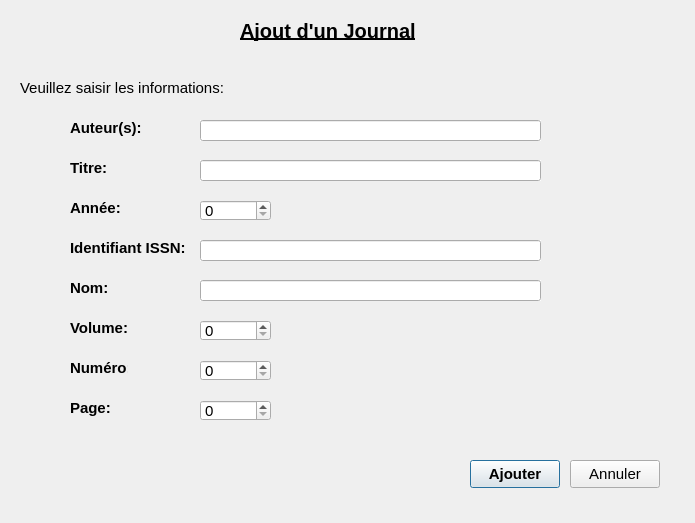
<?xml version="1.0" encoding="UTF-8"?>
<ui version="4.0">
 <class>AjoutJournalInterface</class>
 <widget class="QDialog" name="AjoutJournalInterface">
  <property name="geometry">
   <rect>
    <x>0</x>
    <y>0</y>
    <width>695</width>
    <height>523</height>
   </rect>
  </property>
  <property name="font">
   <font>
    <pointsize>11</pointsize>
   </font>
  </property>
  <property name="windowTitle">
   <string>AjoutJournalInterface</string>
  </property>
  <widget class="QLabel" name="label">
   <property name="geometry">
    <rect>
     <x>240</x>
     <y>20</y>
     <width>181</width>
     <height>21</height>
    </rect>
   </property>
   <property name="font">
    <font>
     <pointsize>15</pointsize>
     <weight>75</weight>
     <bold>true</bold>
     <underline>true</underline>
    </font>
   </property>
   <property name="text">
    <string>Ajout d'un Journal</string>
   </property>
  </widget>
  <widget class="QLabel" name="label_2">
   <property name="geometry">
    <rect>
     <x>20</x>
     <y>80</y>
     <width>211</width>
     <height>16</height>
    </rect>
   </property>
   <property name="font">
    <font>
     <pointsize>11</pointsize>
    </font>
   </property>
   <property name="text">
    <string>Veuillez saisir les informations:</string>
   </property>
  </widget>
  <widget class="QLabel" name="label_3">
   <property name="geometry">
    <rect>
     <x>70</x>
     <y>120</y>
     <width>101</width>
     <height>16</height>
    </rect>
   </property>
   <property name="font">
    <font>
     <pointsize>11</pointsize>
     <weight>75</weight>
     <bold>true</bold>
    </font>
   </property>
   <property name="text">
    <string>Auteur(s):</string>
   </property>
  </widget>
  <widget class="QLabel" name="label_4">
   <property name="geometry">
    <rect>
     <x>70</x>
     <y>160</y>
     <width>58</width>
     <height>16</height>
    </rect>
   </property>
   <property name="font">
    <font>
     <pointsize>11</pointsize>
     <weight>75</weight>
     <bold>true</bold>
    </font>
   </property>
   <property name="text">
    <string>Titre:</string>
   </property>
  </widget>
  <widget class="QLabel" name="label_5">
   <property name="geometry">
    <rect>
     <x>70</x>
     <y>200</y>
     <width>58</width>
     <height>16</height>
    </rect>
   </property>
   <property name="font">
    <font>
     <pointsize>11</pointsize>
     <weight>75</weight>
     <bold>true</bold>
    </font>
   </property>
   <property name="text">
    <string>Année:</string>
   </property>
  </widget>
  <widget class="QLabel" name="label_6">
   <property name="geometry">
    <rect>
     <x>70</x>
     <y>240</y>
     <width>121</width>
     <height>16</height>
    </rect>
   </property>
   <property name="font">
    <font>
     <pointsize>11</pointsize>
     <weight>75</weight>
     <bold>true</bold>
    </font>
   </property>
   <property name="text">
    <string>Identifiant ISSN:</string>
   </property>
  </widget>
  <widget class="QLabel" name="label_7">
   <property name="geometry">
    <rect>
     <x>70</x>
     <y>280</y>
     <width>58</width>
     <height>16</height>
    </rect>
   </property>
   <property name="font">
    <font>
     <pointsize>11</pointsize>
     <weight>75</weight>
     <bold>true</bold>
    </font>
   </property>
   <property name="text">
    <string>Nom:</string>
   </property>
  </widget>
  <widget class="QLabel" name="label_8">
   <property name="geometry">
    <rect>
     <x>70</x>
     <y>320</y>
     <width>58</width>
     <height>16</height>
    </rect>
   </property>
   <property name="font">
    <font>
     <pointsize>11</pointsize>
     <weight>75</weight>
     <bold>true</bold>
    </font>
   </property>
   <property name="text">
    <string>Volume:</string>
   </property>
  </widget>
  <widget class="QLabel" name="label_9">
   <property name="geometry">
    <rect>
     <x>70</x>
     <y>360</y>
     <width>58</width>
     <height>16</height>
    </rect>
   </property>
   <property name="font">
    <font>
     <pointsize>11</pointsize>
     <weight>75</weight>
     <bold>true</bold>
    </font>
   </property>
   <property name="text">
    <string>Numéro:</string>
   </property>
  </widget>
  <widget class="QLabel" name="label_10">
   <property name="geometry">
    <rect>
     <x>70</x>
     <y>400</y>
     <width>58</width>
     <height>16</height>
    </rect>
   </property>
   <property name="font">
    <font>
     <pointsize>11</pointsize>
     <weight>75</weight>
     <bold>true</bold>
    </font>
   </property>
   <property name="text">
    <string>Page:</string>
   </property>
  </widget>
  <widget class="QPushButton" name="ajouterJournal">
   <property name="geometry">
    <rect>
     <x>470</x>
     <y>460</y>
     <width>90</width>
     <height>28</height>
    </rect>
   </property>
   <property name="font">
    <font>
     <pointsize>11</pointsize>
     <weight>75</weight>
     <bold>true</bold>
    </font>
   </property>
   <property name="text">
    <string>Ajouter</string>
   </property>
  </widget>
  <widget class="QPushButton" name="Annuler">
   <property name="geometry">
    <rect>
     <x>570</x>
     <y>460</y>
     <width>90</width>
     <height>28</height>
    </rect>
   </property>
   <property name="text">
    <string>Annuler</string>
   </property>
  </widget>
  <widget class="QLineEdit" name="auteurs">
   <property name="geometry">
    <rect>
     <x>200</x>
     <y>120</y>
     <width>341</width>
     <height>21</height>
    </rect>
   </property>
   <property name="autoFillBackground">
    <bool>true</bool>
   </property>
   <property name="text">
    <string/>
   </property>
  </widget>
  <widget class="QLineEdit" name="titre">
   <property name="geometry">
    <rect>
     <x>200</x>
     <y>160</y>
     <width>341</width>
     <height>21</height>
    </rect>
   </property>
   <property name="autoFillBackground">
    <bool>true</bool>
   </property>
   <property name="text">
    <string/>
   </property>
  </widget>
  <widget class="QLineEdit" name="identifiant">
   <property name="geometry">
    <rect>
     <x>200</x>
     <y>240</y>
     <width>341</width>
     <height>21</height>
    </rect>
   </property>
   <property name="autoFillBackground">
    <bool>true</bool>
   </property>
   <property name="text">
    <string/>
   </property>
  </widget>
  <widget class="QLineEdit" name="nom">
   <property name="geometry">
    <rect>
     <x>200</x>
     <y>280</y>
     <width>341</width>
     <height>21</height>
    </rect>
   </property>
   <property name="autoFillBackground">
    <bool>true</bool>
   </property>
   <property name="text">
    <string/>
   </property>
  </widget>
  <widget class="QSpinBox" name="volume">
   <property name="geometry">
    <rect>
     <x>200</x>
     <y>320</y>
     <width>71</width>
     <height>21</height>
    </rect>
   </property>
   <property name="minimum">
    <number>0</number>
   </property>
   <property name="maximum">
    <number>9999</number>
   </property>
  </widget>
  <widget class="QSpinBox" name="numero">
   <property name="geometry">
    <rect>
     <x>200</x>
     <y>360</y>
     <width>71</width>
     <height>21</height>
    </rect>
   </property>
   <property name="minimum">
    <number>0</number>
   </property>
   <property name="maximum">
    <number>99999</number>
   </property>
  </widget>
  <widget class="QSpinBox" name="page">
   <property name="geometry">
    <rect>
     <x>200</x>
     <y>400</y>
     <width>71</width>
     <height>21</height>
    </rect>
   </property>
   <property name="minimum">
    <number>0</number>
   </property>
   <property name="maximum">
    <number>99999</number>
   </property>
  </widget>
  <widget class="QSpinBox" name="annee">
   <property name="geometry">
    <rect>
     <x>200</x>
     <y>200</y>
     <width>71</width>
     <height>21</height>
    </rect>
   </property>
   <property name="minimum">
    <number>0</number>
   </property>
   <property name="maximum">
    <number>9999</number>
   </property>
  </widget>
 </widget>
 <resources/>
 <connections>
  <connection>
   <sender>Annuler</sender>
   <signal>clicked()</signal>
   <receiver>AjoutJournalInterface</receiver>
   <slot>close()</slot>
   <hints>
    <hint type="sourcelabel">
     <x>614</x>
     <y>473</y>
    </hint>
    <hint type="destinationlabel">
     <x>347</x>
     <y>261</y>
    </hint>
   </hints>
  </connection>
  <connection>
   <sender>ajouterJournal</sender>
   <signal>clicked()</signal>
   <receiver>AjoutJournalInterface</receiver>
   <slot>validerEnregistrement()</slot>
   <hints>
    <hint type="sourcelabel">
     <x>514</x>
     <y>473</y>
    </hint>
    <hint type="destinationlabel">
     <x>347</x>
     <y>261</y>
    </hint>
   </hints>
  </connection>
 </connections>
 <slots>
  <slot>validerEnregistrement()</slot>
 </slots>
</ui>
